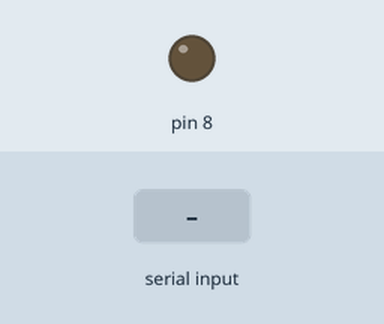
This sketch was run on a simulated Arduino Uno, built with avr-gcc and run on an emulated ATmega328P. On the bench: output pins drawn as LEDs (lit = HIGH). The test bench sets the inputs (shaded band).

Above: at 1.2 s.
1.3 s: "a" received over Serial
At 2.5 s:
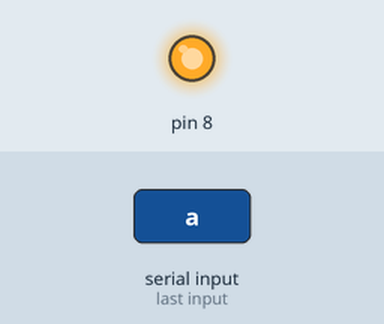
2.8 s: "b" received over Serial
At 3.6 s:
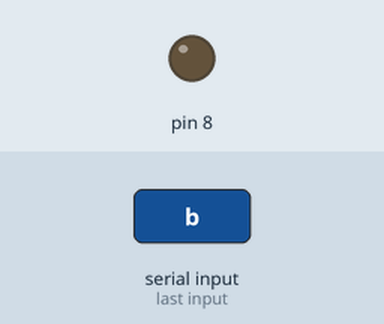
Timing chart, 0 to 5.8 s (numbered marks = the images above; inputs shaded):
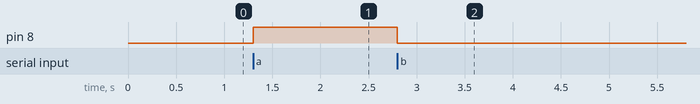

The sketch:

sketch_jun12a.ino
```cpp
int estado = 0;


void setup() {
  Serial.begin(9600);


  pinMode(8, OUTPUT);

}

void loop() {
 if(Serial.available()>0){
  estado = Serial.read();
 }
 if (estado == 'a'){
  digitalWrite(8, HIGH);
 }

  if (estado == 'b'){
    digitalWrite(8, LOW);
  }

}
```

Measured:
- after the input at 1.3 s, pin 8: LOW → HIGH at once
- after the input at 2.8 s, pin 8: HIGH → LOW at once
